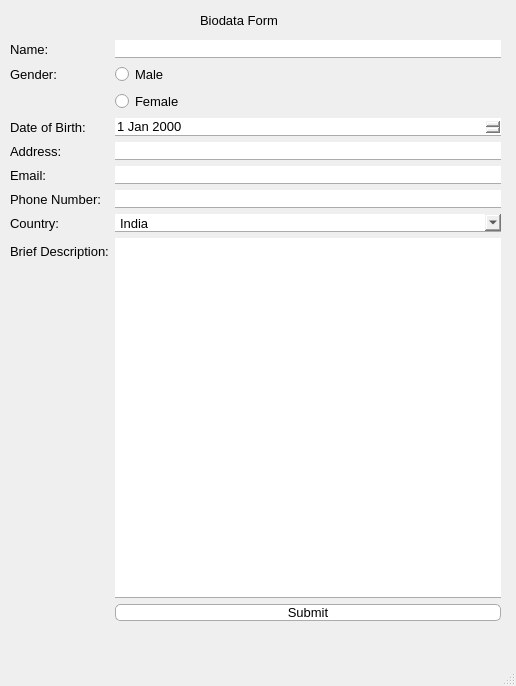
<?xml version="1.0" encoding="UTF-8"?>
<ui version="4.0">
 <class>MainWindow</class>
 <widget class="QMainWindow" name="MainWindow">
  <property name="geometry">
   <rect>
    <x>0</x>
    <y>0</y>
    <width>516</width>
    <height>686</height>
   </rect>
  </property>
  <property name="windowTitle">
   <string>MainWindow</string>
  </property>
  <widget class="QWidget" name="centralwidget">
   <widget class="QLabel" name="formTitleLabel">
    <property name="geometry">
     <rect>
      <x>200</x>
      <y>10</y>
      <width>121</width>
      <height>20</height>
     </rect>
    </property>
    <property name="font">
     <font>
      <family>Segoe UI</family>
      <pointsize>10</pointsize>
      <bold>false</bold>
     </font>
    </property>
    <property name="styleSheet">
     <string notr="true"/>
    </property>
    <property name="text">
     <string>Biodata Form</string>
    </property>
   </widget>
   <widget class="QWidget" name="">
    <property name="geometry">
     <rect>
      <x>10</x>
      <y>40</y>
      <width>491</width>
      <height>581</height>
     </rect>
    </property>
    <layout class="QFormLayout" name="formLayout">
     <item row="0" column="0">
      <widget class="QLabel" name="nameLabel">
       <property name="font">
        <font>
         <pointsize>10</pointsize>
         <bold>false</bold>
        </font>
       </property>
       <property name="text">
        <string>Name:</string>
       </property>
      </widget>
     </item>
     <item row="0" column="1">
      <widget class="QLineEdit" name="lineEdit">
       <property name="font">
        <font>
         <pointsize>10</pointsize>
        </font>
       </property>
       <property name="styleSheet">
        <string notr="true">border: none;
border-bottom: 1px solid #ababab;
border-bottom-color: #ababab;
</string>
       </property>
      </widget>
     </item>
     <item row="1" column="0">
      <widget class="QLabel" name="genderLabel">
       <property name="font">
        <font>
         <pointsize>10</pointsize>
        </font>
       </property>
       <property name="text">
        <string>Gender:</string>
       </property>
      </widget>
     </item>
     <item row="1" column="1">
      <widget class="QRadioButton" name="radioButton">
       <property name="font">
        <font>
         <pointsize>10</pointsize>
        </font>
       </property>
       <property name="text">
        <string>Male</string>
       </property>
      </widget>
     </item>
     <item row="2" column="1">
      <widget class="QRadioButton" name="femaleBtn">
       <property name="font">
        <font>
         <pointsize>10</pointsize>
        </font>
       </property>
       <property name="text">
        <string>Female</string>
       </property>
      </widget>
     </item>
     <item row="3" column="0">
      <widget class="QLabel" name="dobLabel">
       <property name="font">
        <font>
         <pointsize>10</pointsize>
        </font>
       </property>
       <property name="text">
        <string>Date of Birth:</string>
       </property>
      </widget>
     </item>
     <item row="3" column="1">
      <widget class="QDateEdit" name="dateEdit">
       <property name="font">
        <font>
         <pointsize>10</pointsize>
        </font>
       </property>
       <property name="styleSheet">
        <string notr="true">border: none;
border-bottom: 1px solid #ababab;
border-bottom-color: #ababab;
</string>
       </property>
      </widget>
     </item>
     <item row="4" column="0">
      <widget class="QLabel" name="addressLabel">
       <property name="font">
        <font>
         <pointsize>10</pointsize>
        </font>
       </property>
       <property name="text">
        <string>Address:</string>
       </property>
      </widget>
     </item>
     <item row="4" column="1">
      <widget class="QLineEdit" name="addressEdit">
       <property name="font">
        <font>
         <pointsize>10</pointsize>
        </font>
       </property>
       <property name="styleSheet">
        <string notr="true">border: none;
border-bottom: 1px solid #ababab;
border-bottom-color: #ababab;
</string>
       </property>
      </widget>
     </item>
     <item row="5" column="0">
      <widget class="QLabel" name="emailLabel">
       <property name="font">
        <font>
         <pointsize>10</pointsize>
        </font>
       </property>
       <property name="text">
        <string>Email:</string>
       </property>
      </widget>
     </item>
     <item row="5" column="1">
      <widget class="QLineEdit" name="emailEdit">
       <property name="font">
        <font>
         <pointsize>10</pointsize>
        </font>
       </property>
       <property name="styleSheet">
        <string notr="true">border: none;
border-bottom: 1px solid #ababab;
border-bottom-color: #ababab;
</string>
       </property>
      </widget>
     </item>
     <item row="6" column="0">
      <widget class="QLabel" name="phoneLabel">
       <property name="font">
        <font>
         <pointsize>10</pointsize>
        </font>
       </property>
       <property name="text">
        <string>Phone Number:</string>
       </property>
      </widget>
     </item>
     <item row="6" column="1">
      <widget class="QLineEdit" name="phoneEdit">
       <property name="font">
        <font>
         <pointsize>10</pointsize>
        </font>
       </property>
       <property name="styleSheet">
        <string notr="true">border: none;
border-bottom: 1px solid #ababab;
border-bottom-color: #ababab;
</string>
       </property>
      </widget>
     </item>
     <item row="7" column="0">
      <widget class="QLabel" name="countryLabel">
       <property name="font">
        <font>
         <pointsize>10</pointsize>
        </font>
       </property>
       <property name="text">
        <string>Country:</string>
       </property>
      </widget>
     </item>
     <item row="7" column="1">
      <widget class="QComboBox" name="countryBoxEdit">
       <property name="font">
        <font>
         <pointsize>10</pointsize>
        </font>
       </property>
       <property name="styleSheet">
        <string notr="true">QComboBox {
  border: none;
  border-bottom: 1px solid #ababab;
  border-bottom-color: #ababab;
}</string>
       </property>
       <item>
        <property name="text">
         <string>India</string>
        </property>
       </item>
       <item>
        <property name="text">
         <string>UK</string>
        </property>
       </item>
       <item>
        <property name="text">
         <string>USA</string>
        </property>
       </item>
      </widget>
     </item>
     <item row="8" column="0">
      <widget class="QLabel" name="descLabel">
       <property name="font">
        <font>
         <pointsize>10</pointsize>
        </font>
       </property>
       <property name="text">
        <string>Brief Description:</string>
       </property>
      </widget>
     </item>
     <item row="8" column="1">
      <widget class="QTextEdit" name="descEdit">
       <property name="font">
        <font>
         <pointsize>10</pointsize>
        </font>
       </property>
       <property name="styleSheet">
        <string notr="true">border: none;
border-bottom: 1px solid #ababab;
border-bottom-color: #ababab;
</string>
       </property>
      </widget>
     </item>
     <item row="9" column="1">
      <widget class="QPushButton" name="submitBtn">
       <property name="font">
        <font>
         <pointsize>10</pointsize>
         <bold>false</bold>
        </font>
       </property>
       <property name="statusTip">
        <string/>
       </property>
       <property name="autoFillBackground">
        <bool>false</bool>
       </property>
       <property name="styleSheet">
        <string notr="true">QPushButton {
  background-color: rgb(255, 255, 255);
  color: black;
  border-radius: 5px;
  border: 1px solid #ababab;
}

QPushButton:pressed
{
  border: 1px solid black;
}</string>
       </property>
       <property name="text">
        <string>Submit</string>
       </property>
       <property name="checkable">
        <bool>false</bool>
       </property>
       <property name="checked">
        <bool>false</bool>
       </property>
       <property name="flat">
        <bool>true</bool>
       </property>
      </widget>
     </item>
    </layout>
   </widget>
  </widget>
  <widget class="QMenuBar" name="menubar">
   <property name="geometry">
    <rect>
     <x>0</x>
     <y>0</y>
     <width>516</width>
     <height>25</height>
    </rect>
   </property>
  </widget>
  <widget class="QStatusBar" name="statusbar"/>
 </widget>
 <resources/>
 <connections/>
</ui>
